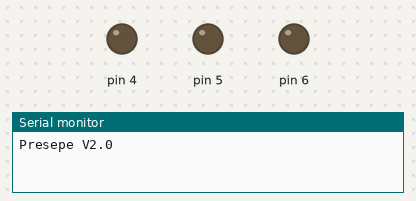
Recording of a sketch running on a simulated Arduino Uno, built with avr-gcc and run on an emulated ATmega328P. Parts: output pins drawn as LEDs (lit = HIGH), the last lines printed to the serial monitor. Random numbers use the default seed unless the sketch sets one; the audio player accepts every command and is not drawn.

Above: at 0.1 s.
At 5.39 s:
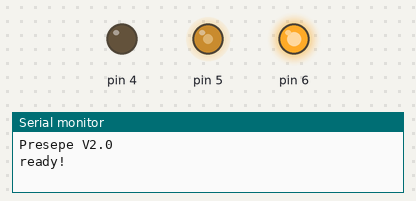
At 12.68 s:
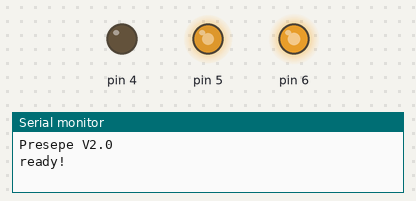
At 20.03 s:
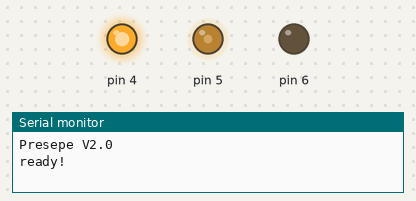
At 31.78 s:
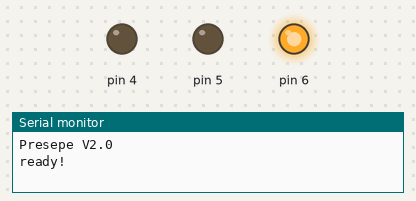
At 39.92 s:
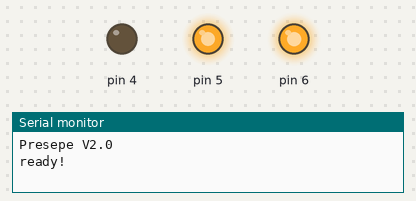
Timing chart, 0 to 40.0 s (numbered marks = the images above):
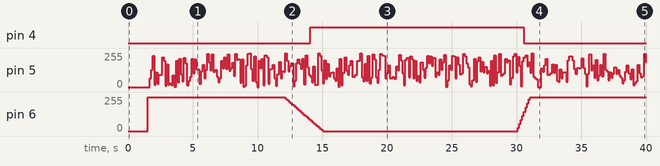

The sketch:

presepe_mp3.ino
```cpp
/**
 * Gestisce un LED in PWM per simulare alba e tramonto
 * accende le luci delle case
 * simula un fuoco
 *
 * sole: pwm pin 5
 * case: pin 4
 * fuoco: pwm pin 6
 *
 * con mp3 player (dfminiplayer)
 * collegato sui pin:
 * 10 rx <- tx player
 * 11 tx -> rx player
 */

#include "Arduino.h"
#include "SoftwareSerial.h"
#include "DFRobotDFPlayerMini.h"
SoftwareSerial sSerial(10, 11); // RX, TX
DFRobotDFPlayerMini myDFPlayer;
int trid = 0;
#define MAXTRACKS 4
int tracks[] = {1,3,5,7};

void setup() {
  pinMode(4, OUTPUT);
  pinMode(5, OUTPUT);
  pinMode(6, OUTPUT);
  randomSeed(analogRead(A0));
  Serial.begin(9600);

  sSerial.begin(9600);
  while (!sSerial) delay(1);
  Serial.println(F("Presepe V2.0"));

  if (!myDFPlayer.begin(sSerial)) {
    Serial.println(F("Error"));
    while(true);
  }
  Serial.println(F("ready!"));
  myDFPlayer.volume(30);

  delay(1000);
  myDFPlayer.play(tracks[0]);
  trid++;
}

unsigned long tc, t1, t2;

void loop() {
  tc = millis();
  if ((tc - t1) > 30000) {
    //Serial.print("t1: ");
    //Serial.println(t1);
    t1 = millis();
  }

  if ((tc - t2) > 100) {

    //alba
    taskPwm(6, tc-t1, 0, 1000, 0, 255);
    //giorno
    taskPin(6, tc-t1, 1000, 12000, HIGH);
    //tramonto
    taskPwm(6, tc-t1, 12000, 15000, 255, 0);
    //notte
    taskPin(6, tc-t1, 15000, 30000, LOW);

    //accende e spegne le case
    taskPin(4, tc-t1, 0, 500, HIGH);
    taskPin(4, tc-t1, 500, 14000, LOW);
    taskPin(4, tc-t1, 14000, 30000, HIGH);

    //il fuoco
    fuoco(5);

    //musica
    music();

    //Serial.println(tc-t1);
    t2 = millis();
  }
}

void taskPwm(int pin, unsigned long t, int t1, int t2, int l1, int l2){
  if (t >= t1 && t < t2) {
    int pwm = map(t-t1, 0, t2-t1, l1, l2);
    analogWrite(pin, pwm);
  }
}

void taskPin(int pin, unsigned long t, int t1, int t2, int stato){
  if (t >= t1 && t < t2) {
    digitalWrite(pin, stato);
  }
}

void fuoco(int pin){
  analogWrite(pin, random(256));
}

void music() {
  //suona una dopo l'altra le tracce presenti sulla sdcard
  int st = myDFPlayer.readState();
  //Serial.println(st);
  //513 è in play
  //512 ha finito
  if ( (st == 512)) {
    //ha terminato
    myDFPlayer.play(tracks[trid]);
    Serial.print("track: ");
    Serial.println(tracks[trid]);
    trid++;
    if (trid >= MAXTRACKS) trid = 0;
  } else if (st == 513) {
    //playing...
  }
}
```

Measured:
- by itself, pin 4: LOW → HIGH at 14.1 s, → LOW 16.5 s later
- by itself, pin 5: 0/255 → 67/255 at 1.7 s, → 130/255 0.12 s later, → 234/255 0.12 s later, → 16/255 0.12 s later, … (315 changes in this stretch)
- by itself, pin 6: 0/255 → 255/255 at 1.5 s, → 254/255 10.5 s later, → 243/255 0.12 s later, → 233/255 0.12 s later, … (36 changes in this stretch)
